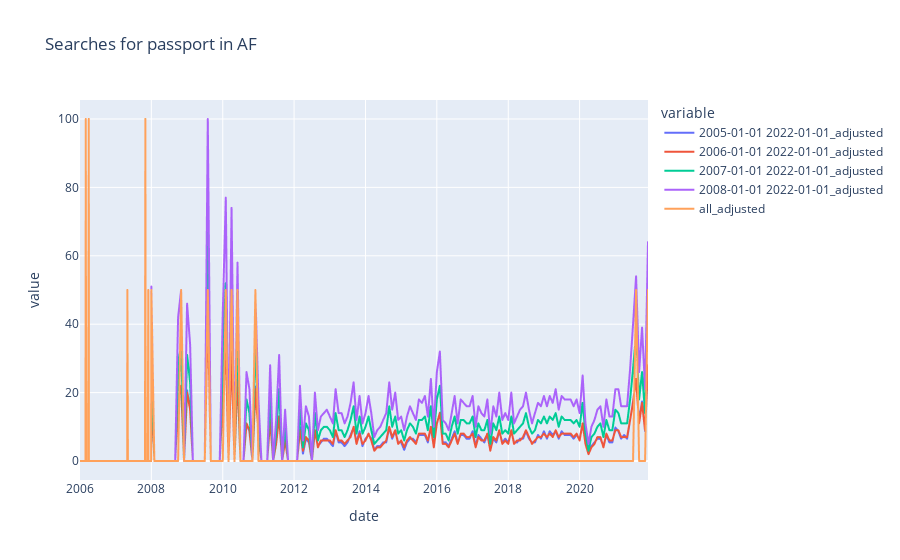
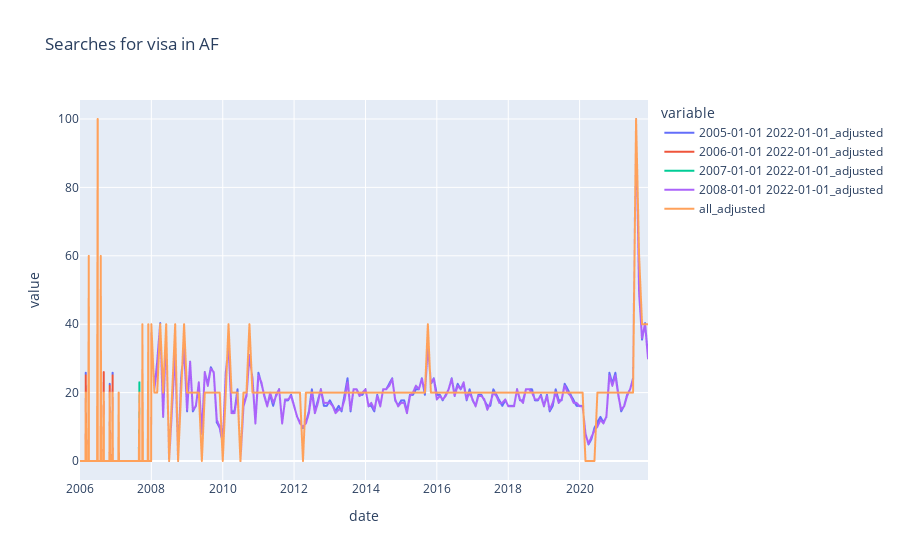

Notebook source saved alongside these figures, in order:
### Code cell
import plotly.express as px
import ipywidgets as widgets
from IPython.display import display, clear_output
from ipywidgets.embed import embed_minimal_html
# Create dropdown widgets for selecting the country and keyword
country_dropdown = widgets.Dropdown(options=countries, description='Country:')
keyword_dropdown = widgets.Dropdown(options=keywords_list, description='Keyword:')

def update_plots(country, keyword):
    # Clear the output area
    clear_output(wait=True)
    
    country_data = adjusted[(adjusted["country"] == country) & (adjusted["keyword"] == keyword)]
    
    fig = px.line(country_data, x="date", y=list_adjusted_cols, title=f"Searches for {keyword} in {country}")
    fig.show()
# Register the update_plots function as the callback for the dropdown widgets
widgets.interact(update_plots, country=country_dropdown, keyword=keyword_dropdown)

### Figure 1 — Plotly figure (JSON) as saved in the notebook; plotly's stock layout.template omitted (floating-point values rounded to 4 significant figures; data arrays with more than 128 entries replaced by an {"elided": "..."} marker saying what was removed)
{"data": [{"hovertemplate": "variable=2005-01-01 2022-01-01_adjusted<br>date=%{x}<br>value=%{y}<extra></extra>", "legendgroup": "2005-01-01 2022-01-01_adjusted", "line": {"color": "#636efa", "dash": "solid"}, "marker": {"symbol": "circle"}, "mode": "lines", "name": "2005-01-01 2022-01-01_adjusted", "showlegend": true, "type": "scattergl", "x": {"elided": "293 str values"}, "xaxis": "x", "y": {"elided": "293 float values"}, "yaxis": "y"}, {"hovertemplate": "variable=2006-01-01 2022-01-01_adjusted<br>date=%{x}<br>value=%{y}<extra></extra>", "legendgroup": "2006-01-01 2022-01-01_adjusted", "line": {"color": "#EF553B", "dash": "solid"}, "marker": {"symbol": "circle"}, "mode": "lines", "name": "2006-01-01 2022-01-01_adjusted", "showlegend": true, "type": "scattergl", "x": {"elided": "293 str values"}, "xaxis": "x", "y": {"elided": "293 int values"}, "yaxis": "y"}, {"hovertemplate": "variable=2007-01-01 2022-01-01_adjusted<br>date=%{x}<br>value=%{y}<extra></extra>", "legendgroup": "2007-01-01 2022-01-01_adjusted", "line": {"color": "#00cc96", "dash": "solid"}, "marker": {"symbol": "circle"}, "mode": "lines", "name": "2007-01-01 2022-01-01_adjusted", "showlegend": true, "type": "scattergl", "x": {"elided": "293 str values"}, "xaxis": "x", "y": {"elided": "293 int values"}, "yaxis": "y"}, {"hovertemplate": "variable=2008-01-01 2022-01-01_adjusted<br>date=%{x}<br>value=%{y}<extra></extra>", "legendgroup": "2008-01-01 2022-01-01_adjusted", "line": {"color": "#ab63fa", "dash": "solid"}, "marker": {"symbol": "circle"}, "mode": "lines", "name": "2008-01-01 2022-01-01_adjusted", "showlegend": true, "type": "scattergl", "x": {"elided": "293 str values"}, "xaxis": "x", "y": {"elided": "293 int values"}, "yaxis": "y"}, {"hovertemplate": "variable=all_adjusted<br>date=%{x}<br>value=%{y}<extra></extra>", "legendgroup": "all_adjusted", "line": {"color": "#FFA15A", "dash": "solid"}, "marker": {"symbol": "circle"}, "mode": "lines", "name": "all_adjusted", "showlegend": true, "type": "scattergl", "x": {"elided": "293 str values"}, "xaxis": "x", "y": {"elided": "293 int values"}, "yaxis": "y"}], "layout": {"legend": {"title": {"text": "variable"}, "tracegroupgap": 0}, "title": {"text": "Searches for passport in AF"}, "xaxis": {"anchor": "y", "domain": [0, 1], "title": {"text": "date"}}, "yaxis": {"anchor": "x", "domain": [0, 1], "title": {"text": "value"}}}}

### Figure 2 — Plotly figure (JSON) as saved in the notebook; plotly's stock layout.template omitted (floating-point values rounded to 4 significant figures; data arrays with more than 128 entries replaced by an {"elided": "..."} marker saying what was removed)
{"data": [{"hovertemplate": "variable=2005-01-01 2022-01-01_adjusted<br>date=%{x}<br>value=%{y}<extra></extra>", "legendgroup": "2005-01-01 2022-01-01_adjusted", "line": {"color": "#636efa", "dash": "solid"}, "marker": {"symbol": "circle"}, "mode": "lines", "name": "2005-01-01 2022-01-01_adjusted", "showlegend": true, "type": "scattergl", "x": {"elided": "293 str values"}, "xaxis": "x", "y": {"elided": "293 float values"}, "yaxis": "y"}, {"hovertemplate": "variable=2006-01-01 2022-01-01_adjusted<br>date=%{x}<br>value=%{y}<extra></extra>", "legendgroup": "2006-01-01 2022-01-01_adjusted", "line": {"color": "#EF553B", "dash": "solid"}, "marker": {"symbol": "circle"}, "mode": "lines", "name": "2006-01-01 2022-01-01_adjusted", "showlegend": true, "type": "scattergl", "x": {"elided": "293 str values"}, "xaxis": "x", "y": {"elided": "293 int values"}, "yaxis": "y"}, {"hovertemplate": "variable=2007-01-01 2022-01-01_adjusted<br>date=%{x}<br>value=%{y}<extra></extra>", "legendgroup": "2007-01-01 2022-01-01_adjusted", "line": {"color": "#00cc96", "dash": "solid"}, "marker": {"symbol": "circle"}, "mode": "lines", "name": "2007-01-01 2022-01-01_adjusted", "showlegend": true, "type": "scattergl", "x": {"elided": "293 str values"}, "xaxis": "x", "y": {"elided": "293 int values"}, "yaxis": "y"}, {"hovertemplate": "variable=2008-01-01 2022-01-01_adjusted<br>date=%{x}<br>value=%{y}<extra></extra>", "legendgroup": "2008-01-01 2022-01-01_adjusted", "line": {"color": "#ab63fa", "dash": "solid"}, "marker": {"symbol": "circle"}, "mode": "lines", "name": "2008-01-01 2022-01-01_adjusted", "showlegend": true, "type": "scattergl", "x": {"elided": "293 str values"}, "xaxis": "x", "y": {"elided": "293 int values"}, "yaxis": "y"}, {"hovertemplate": "variable=all_adjusted<br>date=%{x}<br>value=%{y}<extra></extra>", "legendgroup": "all_adjusted", "line": {"color": "#FFA15A", "dash": "solid"}, "marker": {"symbol": "circle"}, "mode": "lines", "name": "all_adjusted", "showlegend": true, "type": "scattergl", "x": {"elided": "293 str values"}, "xaxis": "x", "y": {"elided": "293 int values"}, "yaxis": "y"}], "layout": {"legend": {"title": {"text": "variable"}, "tracegroupgap": 0}, "title": {"text": "Searches for visa in AF"}, "xaxis": {"anchor": "y", "domain": [0, 1], "title": {"text": "date"}}, "yaxis": {"anchor": "x", "domain": [0, 1], "title": {"text": "value"}}}}
